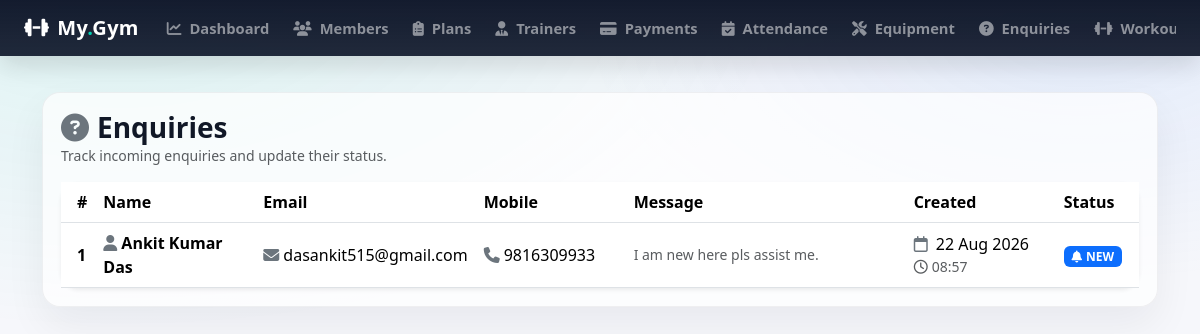
Page /admin_enquiries_list/ (signed in) on the committed database.
### gymapp/models.py (models this page shows, shortened)
class Enquiry(models.Model):
    ENUIQRY_STATUS_CHOICES = (
        ('NEW', 'New'),
        ('SEEN', 'Seen'),
        ('RESOLVED', 'Resolved')
    )
    name = models.CharField(max_length=100)
    email = models.EmailField()
    mobile = models.CharField(max_length=15)
    message = models.TextField()
    created_at = models.DateTimeField(auto_now_add=True)
    status = models.CharField(max_length=20, choices=ENUIQRY_STATUS_CHOICES, default='NEW')

### gymapp/views.py (the view)
    def wrapper(request, *args, **kwargs):
        if not request.user.is_authenticated or getattr(request.user, 'role', None) != 'ADMIN':
            messages.error(request, 'You must be logged in as an admin to access this page.')
            return redirect('admin_login')  # Redirect to the admin login page
        return view_func(request, *args, **kwargs)

### gymapp/views.py (called while the page is built)
def admin_required(view_func):
    def wrapper(request, *args, **kwargs):
        if not request.user.is_authenticated or getattr(request.user, 'role', None) != 'ADMIN':
            messages.error(request, 'You must be logged in as an admin to access this page.')
            return redirect('admin_login')  # Redirect to the admin login page
        return view_func(request, *args, **kwargs)
    return wrapper

@admin_required
def admin_enquiries_list(request):
    enquiries = Enquiry.objects.all().order_by('-created_at')
    return render(request, 'admin_enquiries_list.html', {'enquiries': enquiries})

### gymapp/templates/admin_enquiries_list.html (shortened to what this page needs)
{% extends 'base.html' %}
{% block content %}
<div class="d-flex flex-wrap justify-content-between align-items-center gap-2 mb-3">
    <div>
        <h3 class="mb-0 fw-bold">
            <i class="fa-solid fa-circle-question me-2 text-secondary"></i>Enquiries
        </h3>
        <div class="text-muted small">Track incoming enquiries and update their status.</div>
    </div>
</div>
<div class="card border-0 shadow-sm" style="border-radius:18px;">
    <div class="card-body p-0">
        <div class="table-responsive">
            <table class="table table-hover align-middle mb-0">
                <thead style="background: rgba(15,23,42,.98); color:#fff;">
                <tr>
                    <th class="ps-3" style="width:60px;">#</th>
                    <th style="min-width:160px;">Name</th>
                    <th style="min-width:210px;">Email</th>
                    <th style="min-width:150px;">Mobile</th>
                    <th style="min-width:280px;">Message</th>
                    <th style="min-width:150px;">Created</th>
                    <th style="min-width:120px;">Status</th>
                </tr>
                </thead>
                <tbody>
                {% for q in enquiries %}
                    <tr>
                        <td class="ps-3 fw-semibold">{{ forloop.counter }}</td>
                        <td>
                            <div class="fw-semibold">
                                <i class="fa-solid fa-user me-1 text-secondary"></i>{{ q.name }}
                            </div>
                        </td>
                        <td class="text-nowrap">
                            <i class="fa-solid fa-envelope me-1 text-secondary"></i>{{ q.email }}
                        </td>
                        <td class="text-nowrap">
                            {% if q.mobile %}
                                <i class="fa-solid fa-phone me-1 text-secondary"></i>{{ q.mobile }}
                            {% else %}
                                <span class="text-muted">-</span>
                            {% endif %}
                        </td>
                        <td>
                            <div class="small text-muted" style="max-width:320px; white-space:normal;">
                                {{ q.message }}
                            </div>
                        </td>
                        <td class="text-nowrap">
                            <i class="fa-regular fa-calendar me-1 text-secondary"></i>
                            {{ q.created_at|date:"d M Y" }}
                            <div class="small text-muted">
                                <i class="fa-regular fa-clock me-1"></i>{{ q.created_at|date:"H:i" }}
                            </div>
                        </td>
                        <td class="text-nowrap">
                            {% if q.status == 'NEW' %}
                                <span class="badge text-bg-primary">
                                    <i class="fa-solid fa-bell me-1"></i>NEW
                                </span>
                            {% elif q.status == 'SEEN' %}
                                <span class="badge text-bg-warning">
                                    <i class="fa-solid fa-eye me-1"></i>SEEN
                                </span>
                            {% elif q.status == 'RESOLVED' %}
                                <span class="badge text-bg-success">
                                    <i class="fa-solid fa-circle-check me-1"></i>RESOLVED
                                </span>
                            {% else %}
                                <span class="badge text-bg-secondary">{{ q.status }}</span>
                            {% endif %}
                        </td>
                    </tr>
                {% endfor %}
                </tbody>
            </table>
        </div>
    </div>
</div>
{% endblock %}

### gymapp/templates/base.html (style rules this page uses)
:root { --brand: #00d1b2; --dark-2: #0f172a; --card: #ffffff; --muted: #6b7280; }
body { background: radial-gradient(1200px 600px at 10% 0%, rgba(0, 209, 178, .10), transparent 55%), radial-gradient(900px 450px at 90% 10%, rgba(59, 130, 246, .10), transparent 55%), #f6f7fb; color: #111827; }

### rows in the picture
Enquiry: name "Ankit Kumar Das", email "dasankit515@gmail.com", mobile "9816309933", message "I am new here pls assist me.", created_at "22 Aug 2026", created_at "08:57", status "NEW" (drawn)
